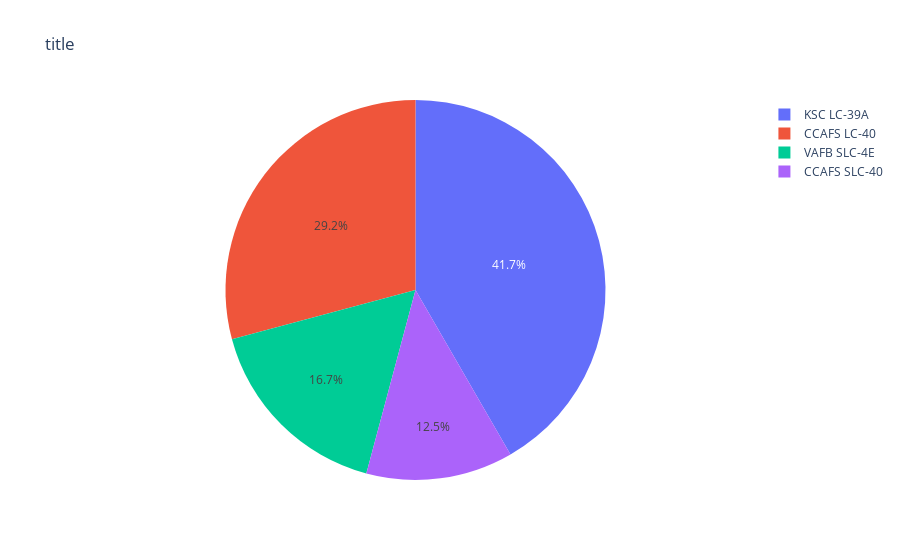

The notebook cell this image was saved under:
### Code cell
px.pie(spacex_df, values='class', names='Launch Site',   title='title')

### Figure 1 — Plotly figure (JSON) as saved in the notebook; plotly's stock layout.template omitted (floating-point values rounded to 4 significant figures)
{"data": [{"domain": {"x": [0, 1], "y": [0, 1]}, "hovertemplate": "Launch Site=%{label}<br>class=%{value}<extra></extra>", "labels": ["CCAFS LC-40", "CCAFS LC-40", "CCAFS LC-40", "CCAFS LC-40", "CCAFS LC-40", "CCAFS LC-40", "CCAFS LC-40", "CCAFS LC-40", "CCAFS LC-40", "CCAFS LC-40", "CCAFS LC-40", "CCAFS LC-40", "CCAFS LC-40", "CCAFS LC-40", "CCAFS LC-40", "CCAFS LC-40", "CCAFS LC-40", "CCAFS LC-40", "CCAFS LC-40", "CCAFS LC-40", "CCAFS LC-40", "CCAFS LC-40", "CCAFS LC-40", "CCAFS LC-40", "CCAFS LC-40", "CCAFS LC-40", "VAFB SLC-4E", "VAFB SLC-4E", "VAFB SLC-4E", "VAFB SLC-4E", "VAFB SLC-4E", "VAFB SLC-4E", "VAFB SLC-4E", "VAFB SLC-4E", "VAFB SLC-4E", "VAFB SLC-4E", "KSC LC-39A", "KSC LC-39A", "KSC LC-39A", "KSC LC-39A", "KSC LC-39A", "KSC LC-39A", "KSC LC-39A", "KSC LC-39A", "KSC LC-39A", "KSC LC-39A", "KSC LC-39A", "KSC LC-39A", "KSC LC-39A", "CCAFS SLC-40", "CCAFS SLC-40", "CCAFS SLC-40", "CCAFS SLC-40", "CCAFS SLC-40", "CCAFS SLC-40", "CCAFS SLC-40"], "legendgroup": "", "name": "", "showlegend": true, "type": "pie", "values": [0, 0, 0, 0, 0, 0, 0, 0, 0, 0, 0, 0, 0, 0, 0, 0, 0, 1, 1, 0, 1, 1, 1, 0, 1, 1, 0, 0, 1, 1, 1, 1, 0, 0, 0, 0, 1, 0, 1, 1, 0, 1, 1, 0, 1, 1, 1, 1, 1, 1, 1, 0, 0, 0, 1, 0]}], "layout": {"legend": {"tracegroupgap": 0}, "title": {"text": "title"}}}
